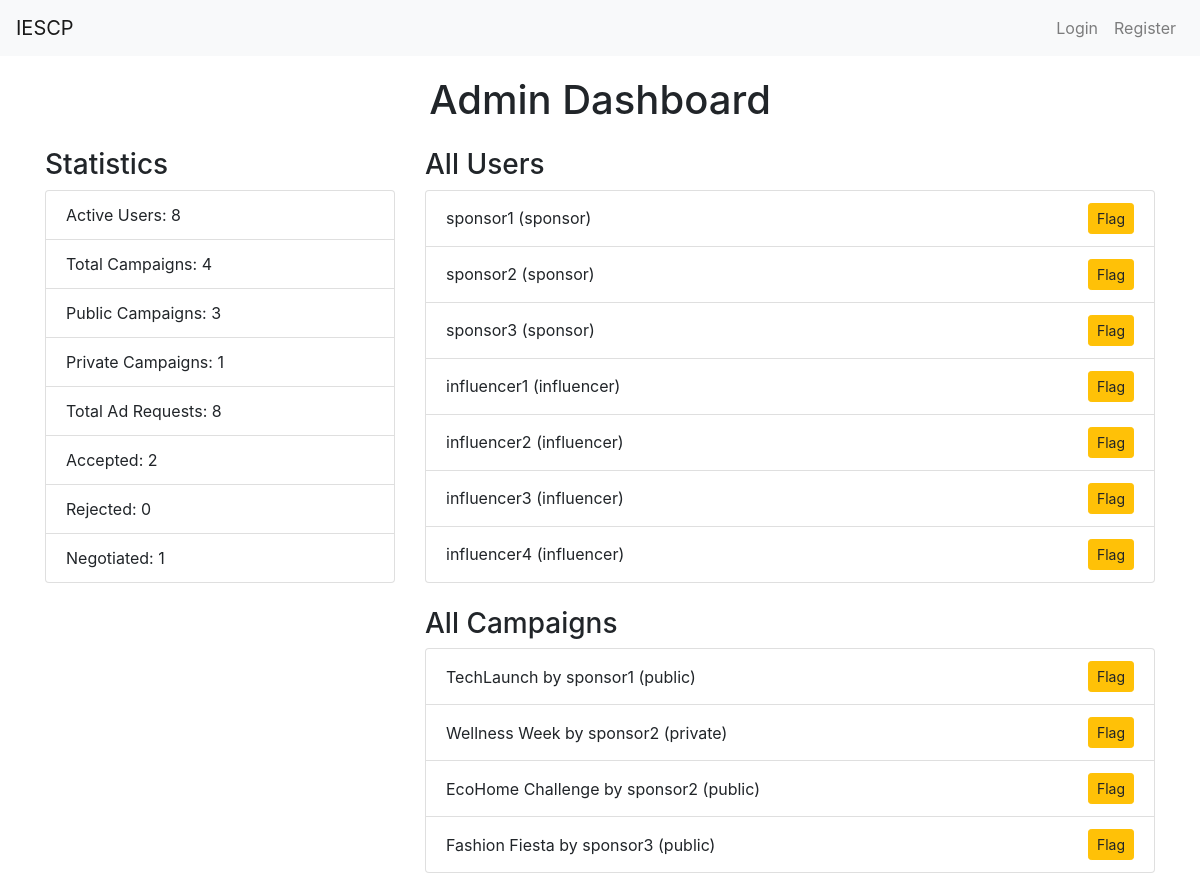
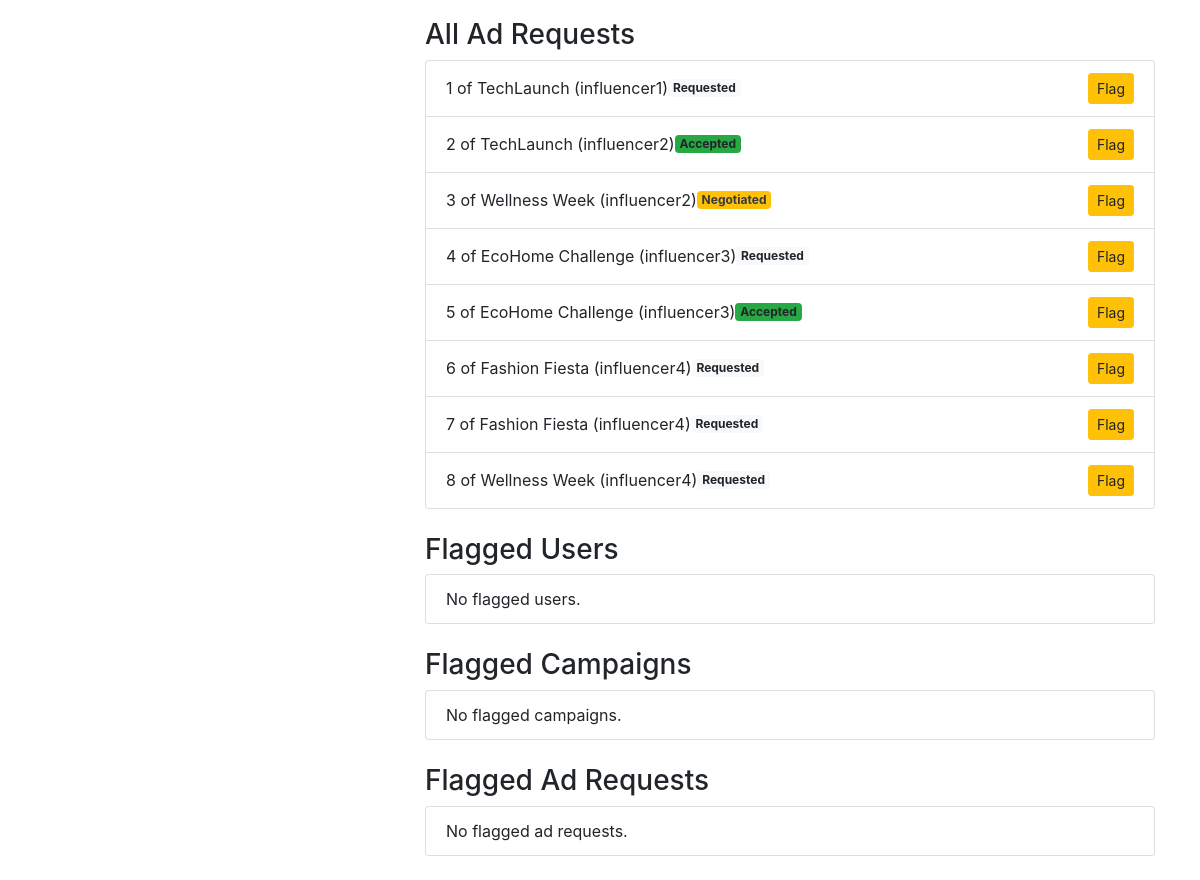
Before: /admin_dashboard with the older database file (2 pictures, top to bottom).
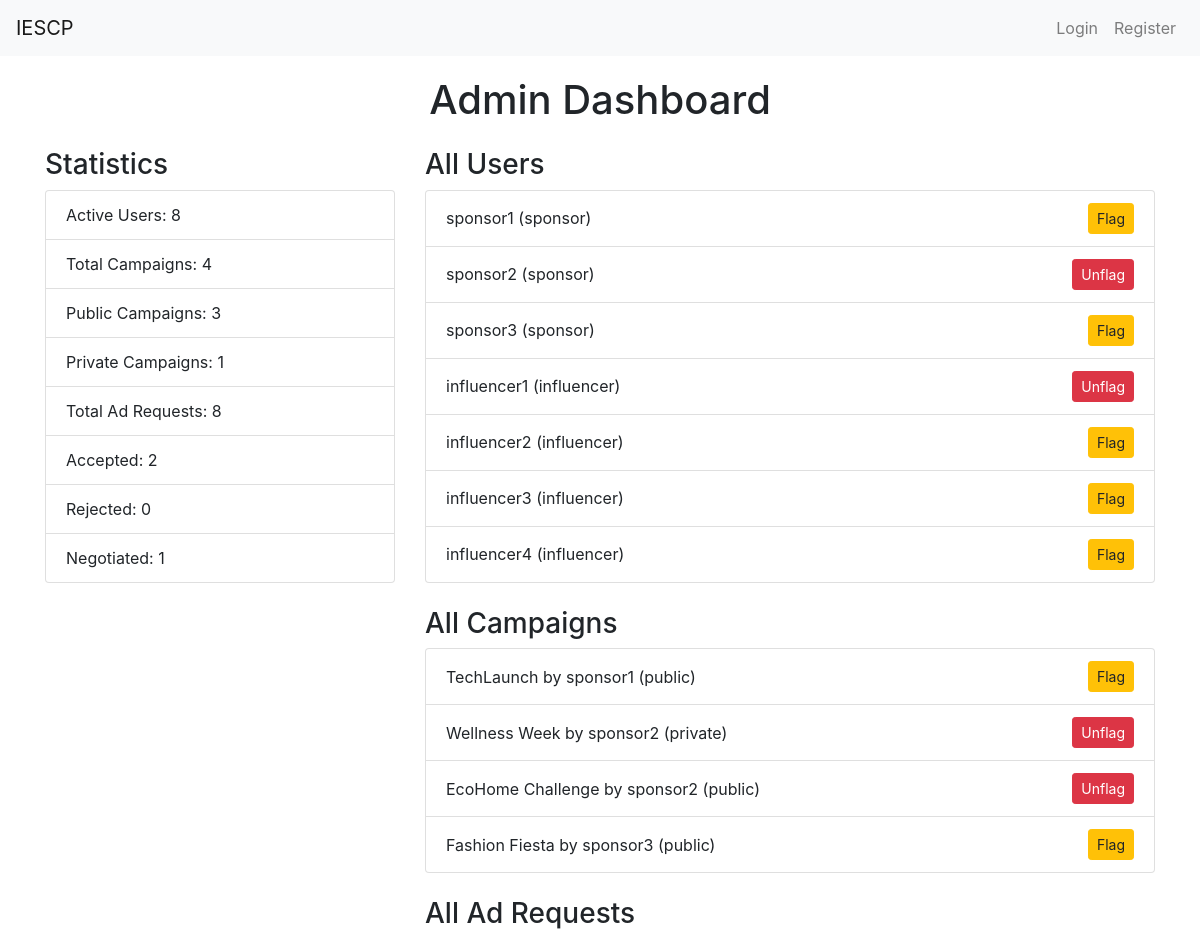
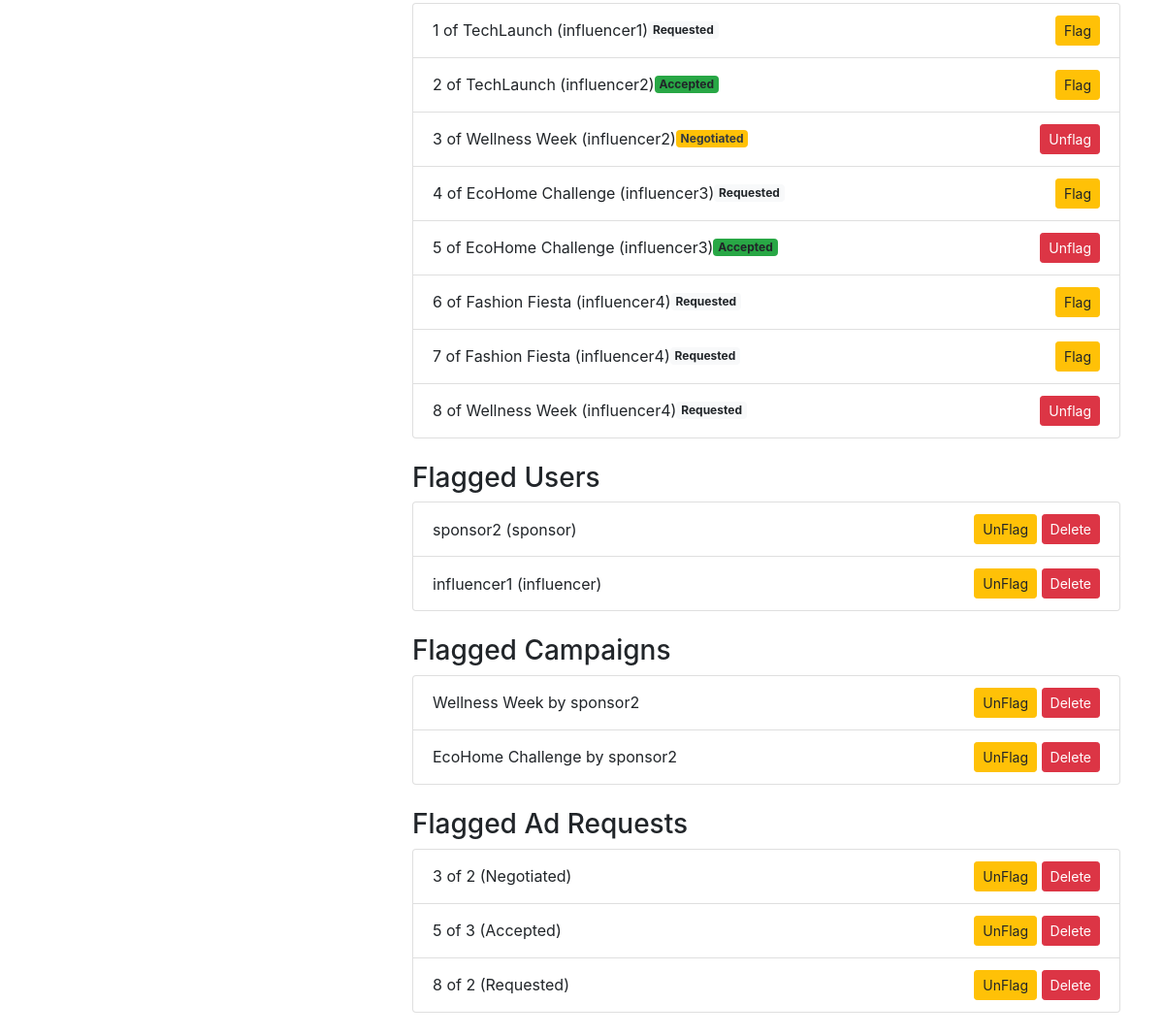
After: the same page with the newer database file (2 pictures, top to bottom).
### app.py (models this page shows, shortened)
class User(UserMixin, db.Model):
    id = db.Column(db.Integer, primary_key=True)
    username = db.Column(db.String(50), unique=True, nullable=False)
    email = db.Column(db.String(120), unique=True, nullable=False)
    password = db.Column(db.String(200), nullable=False)
    role = db.Column(db.String(20), nullable=False)  # 'admin', 'sponsor', 'influencer'
    flagged = db.Column(db.Boolean, default=False)  # Flag for inappropriate users
    campaigns = db.relationship('Campaign', backref='owner', lazy=True, cascade='all, delete-orphan')
    ad_requests = db.relationship('AdRequest', backref='influencer', lazy=True, cascade='all, delete-orphan')
    company_name = db.Column(db.String(100))
    industry = db.Column(db.String(100))
    budget = db.Column(db.Integer)
    category = db.Column(db.String(100)) # Health, Gaming, etc.
    niche = db.Column(db.String(100))
    followers = db.Column(db.Integer)
    platform = db.Column(db.String(10))

class Campaign(db.Model):
    id = db.Column(db.Integer, primary_key=True)
    name = db.Column(db.String(100), nullable=False)
    description = db.Column(db.String(200))
    start_date = db.Column(db.DateTime, default=db.func.current_timestamp())
    end_date = db.Column(db.DateTime)
    niche = db.Column(db.String(100))
    budget = db.Column(db.Float, nullable=False)
    owner_id = db.Column(db.Integer, db.ForeignKey('user.id', ondelete='CASCADE'), nullable=False)
    visibility = db.Column(db.String(10))  # 'public' or 'private'
    flagged = db.Column(db.Boolean, default=False)
    ad_requests = db.relationship('AdRequest', backref='campaign', lazy=True, cascade='all, delete-orphan')

class AdRequest(db.Model):
    id = db.Column(db.Integer, primary_key=True)
    campaign_id = db.Column(db.Integer, db.ForeignKey('campaign.id', ondelete='CASCADE'), nullable=False)
    influencer_id = db.Column(db.Integer, db.ForeignKey('user.id', ondelete='CASCADE'), nullable=False)
    messages = db.Column(db.Text)
    requirements = db.Column(db.Text)
    payment_amount = db.Column(db.Integer)
    negotiation_comment = db.Column(db.Text, nullable=True)
    status = db.Column(db.String(20), nullable=False, default='Requested')
    flagged = db.Column(db.Boolean, default=False)

### app.py (the view)
@app.route('/admin_dashboard')
def admin_dashboard():
    users = User.query.all()
    campaigns = Campaign.query.all()
    ad_requests = AdRequest.query.all()
    flagged_users = User.query.filter_by(flagged=True).all()
    flagged_campaigns = Campaign.query.filter_by(flagged=True).all()
    flagged_ad_requests = AdRequest.query.filter_by(flagged=True).all()
    statistics = {
        'active_users': User.query.count(),  # Fixed to show total users
        'total_campaigns': Campaign.query.count(),
        'public_campaigns': Campaign.query.filter_by(visibility='public').count(),
        'private_campaigns': Campaign.query.filter_by(visibility='private').count(),
        'total_ad_requests': AdRequest.query.count(),
        'accepted_requests': AdRequest.query.filter_by(status='Accepted').count(),
        'rejected_requests': AdRequest.query.filter_by(status='Rejected').count(),
        'negotiated_requests': AdRequest.query.filter_by(status='Negotiated').count(),
    }
    return render_template(
        'admin_dashboard.html',
        users=users,
        campaigns=campaigns,
        ad_requests=ad_requests,
        flagged_users=flagged_users,
        flagged_campaigns=flagged_campaigns,
        flagged_ad_requests=flagged_ad_requests,
        **statistics
    )

### templates/admin_dashboard.html (shortened to what the changed rows need)
{% extends "layout.html" %}
{% block content %}
<h1 class="text-center mb-4">Admin Dashboard</h1>
<div class="row">
    <div class="col-md-8">
        <ul class="list-group mb-4">
            {% for user in users %}
            {% if user.role!='admin' %}
            <li class="list-group-item d-flex justify-content-between align-items-center">
                {{ user.username }} ({{ user.role}})
                <div>
                    {% if user.flagged!=1 %}
                    <form method="POST" action="{{ url_for('flag_user', user_id=user.id) }}" class="d-inline">
                        <button type="submit" class="btn btn-warning btn-sm">Flag</button>
                    </form>
                    {% endif %}
                    {% if user.flagged %}
                    <form method="POST" action="{{ url_for('remove_flag_user', user_id=user.id) }}" class="d-inline">
                        <button type="submit" class="btn btn-danger btn-sm">Unflag</button>
                    </form>
                    {% endif %}
                </div>
            </li>
            {% endif %}
            {% else %}
            <li class="list-group-item">No users found.</li>
            {% endfor %}
        </ul>
        <ul class="list-group mb-4">
            {% for campaign in campaigns %}
            <li class="list-group-item d-flex justify-content-between align-items-center">
                {{ campaign.name }} by {{ campaign.owner.username }} ({{ campaign.visibility }})
                <div>
                    {% if campaign.flagged!=1 %}
                    <form method="POST" action="{{ url_for('flag_campaign', campaign_id=campaign.id) }}" class="d-inline">
                        <button type="submit" class="btn btn-warning btn-sm">Flag</button>
                    </form>
                    {% endif %}
                    {% if campaign.flagged %}
                    <form method="POST" action="{{ url_for('remove_flag_campaign', campaign_id=campaign.id) }}" class="d-inline">
                        <button type="submit" class="btn btn-danger btn-sm">Unflag</button>
                    </form>
                    {% endif %}
                </div>
            </li>
            {% else %}
            <li class="list-group-item">No campaigns found.</li>
            {% endfor %}
        </ul>
        <ul class="list-group mb-4">
            {% for ad_request in ad_requests %}
            <li class="list-group-item d-flex justify-content-between align-items-center">
                <div class="d-flex flex-grow-1 align-items-center">
                    <span class="me-auto">{{ ad_request.id }} of {{ ad_request.campaign.name }} ({{ ad_request.influencer.username }})</span>
                    <span class="badge {% if ad_request.status == 'Accepted' %}bg-success{% elif ad_request.status == 'Rejected' %}bg-danger{% elif ad_request.status == 'Requested' %}bg-light{% elif ad_request.status == 'Negotiated' %}bg-warning text-dark{% endif %}">
                        {{ ad_request.status }}
                    </span>
                </div>
                <div>
                    {% if ad_request.flagged != 1 %}
                    <form method="POST" action="{{ url_for('flag_ad_request', ad_request_id=ad_request.id) }}" class="d-inline">
                        <button type="submit" class="btn btn-warning btn-sm">Flag</button>
                    </form>
                    {% endif %}
                    {% if ad_request.flagged %}
                    <form method="POST" action="{{ url_for('remove_flag_ad_request', ad_request_id=ad_request.id) }}" class="d-inline">
                        <button type="submit" class="btn btn-danger btn-sm">Unflag</button>
                    </form>
                    {% endif %}
                </div>
            </li>
            {% else %}
            <li class="list-group-item">No campaigns found.</li>
            {% endfor %}
        </ul>
        <ul class="list-group mb-4">
            {% for flagged_user in flagged_users %}
            <li class="list-group-item d-flex justify-content-between align-items-center">
                {{ flagged_user.username }} ({{ flagged_user.role }})
                <div>
                    <form method="POST" action="{{ url_for('remove_flag_user', user_id=flagged_user.id) }}" class="d-inline">
                        <button type="submit" class="btn btn-warning btn-sm">UnFlag</button>
                    </form>
                    <form method="POST" action="{{ url_for('delete_flagged_user', user_id=flagged_user.id) }}" class="d-inline">
                        <button type="submit" class="btn btn-danger btn-sm">Delete</button>
                    </form>
                </div>
            </li>
            {% else %}
            <li class="list-group-item">No flagged users.</li>
            {% endfor %}
        </ul>
        <ul class="list-group mb-4">
            {% for flagged_campaign in flagged_campaigns %}
            <li class="list-group-item d-flex justify-content-between align-items-center">
                {{ flagged_campaign.name }} by {{ flagged_campaign.owner.username }}
                <div>
                    <form method="POST" action="{{ url_for('remove_flag_campaign', campaign_id=flagged_campaign.id) }}" class="d-inline">
                        <button type="submit" class="btn btn-warning btn-sm">UnFlag</button>
                    </form>
                    <form method="POST" action="{{ url_for('delete_flagged_campaign', campaign_id=flagged_campaign.id) }}" class="d-inline">
                        <button type="submit" class="btn btn-danger btn-sm">Delete</button>
                    </form>
                </div>
            </li>
            {% else %}
            <li class="list-group-item">No flagged campaigns.</li>
            {% endfor %}
        </ul>
        <ul class="list-group mb-4">
            {% for flagged_ad_request in flagged_ad_requests %}
            <li class="list-group-item d-flex justify-content-between align-items-center">
                {{ flagged_ad_request.id }} of {{ flagged_ad_request.campaign_id }} ({{ flagged_ad_request.status }})
                <div>
                    <form method="POST" action="{{ url_for('remove_flag_ad_request', ad_request_id=flagged_ad_request.id) }}" class="d-inline">
                        <button type="submit" class="btn btn-warning btn-sm">UnFlag</button>
                    </form>
                    <form method="POST" action="{{ url_for('delete_flagged_ad_request', ad_request_id=flagged_ad_request.id) }}" class="d-inline">
                        <button type="submit" class="btn btn-danger btn-sm">Delete</button>
                    </form>
                </div>
            </li>
            {% else %}
            <li class="list-group-item">No flagged ad requests.</li>
            {% endfor %}
        </ul>
    </div>
</div>
{% endblock %}

Changed rows visible on the page:
now on one of the page's lists (row edited): User: username "sponsor2", role "sponsor"
changed User "sponsor2": flagged "Flag" → "Unflag"
now on one of the page's lists (row edited): User: username "influencer1", role "influencer"
changed User "influencer1": flagged "Flag" → "Unflag"
now on one of the page's lists (row edited): Campaign: name "Wellness Week", owner.username "sponsor2"
changed Campaign "Wellness Week": flagged "Flag" → "Unflag"
now on one of the page's lists (row edited): Campaign: name "EcoHome Challenge", owner.username "sponsor2"
changed Campaign "EcoHome Challenge": flagged "Flag" → "Unflag"
now on one of the page's lists (row edited): AdRequest: id "3", campaign_id "2", status "Negotiated"
changed AdRequest "Negotiated": flagged "Flag" → "Unflag"
now on one of the page's lists (row edited): AdRequest: id "5", campaign_id "3", status "Accepted"
changed AdRequest id 5: flagged "Flag" → "Unflag"
now on one of the page's lists (row edited): AdRequest: id "8", campaign_id "2", status "Requested"
changed AdRequest id 8: flagged "Flag" → "Unflag"
Other visible differences:
text no longer shown: "No flagged users. No flagged campaigns. No flagged ad requests."
